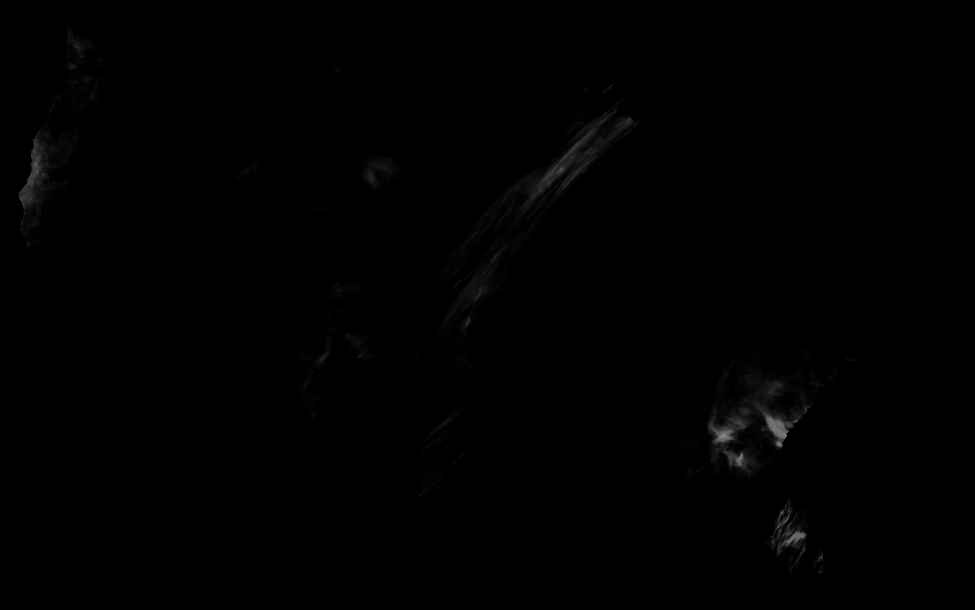
#> input picture rain/d00.webp, 1950 x 1220 px (shown at 1/2 size)
$ python -i build-tracks.py   (imports and definitions only)
#> lines starting #> are read from the running program, lines starting #| are printed output that depends on the picture
"""
Builds the hurricane history globe's data (Tropical Outlook -> History tab) from NOAA NCEI's
IBTrACS v04r01 (every tropical cyclone on record worldwide, 1842 to last week) and Natural
Earth's 1:50m land (world-atlas topojson). Run it whenever a season ends:

    curl -o /tmp/ib.csv https://www.ncei.noaa.gov/data/international-best-track-archive-for-climate-stewardship-ibtracs/v04r01/access/csv/ibtracs.ALL.list.v04r01.csv
    curl -o /tmp/land.json https://cdn.jsdelivr.net/npm/world-atlas@2.0.2/land-50m.json
    curl -o /tmp/relief.jpg "https://gibs.earthdata.nasa.gov/wms/epsg4326/best/wms.cgi?SERVICE=WMS&REQUEST=GetMap&VERSION=1.3.0&LAYERS=BlueMarble_ShadedRelief&STYLES=&CRS=EPSG:4326&BBOX=-90,-180,90,180&WIDTH=4096&HEIGHT=2048&FORMAT=image/jpeg"
    python3 scripts/build-tracks.py /tmp/ib.csv /tmp/land.json /tmp/relief.jpg

The daily data job (.github/workflows/data.yml) runs it with `--out DIR --btk` and no relief,
so a storm NOAA logs reaches the globe the next morning without a deploy: `--btk` also reads
NHC's working best tracks (ftp.nhc.noaa.gov/atcf/btk) and adds any Atlantic, East or Central
Pacific storm IBTrACS hasn't caught up with yet (or runs further than IBTrACS's copy).

Writes public/extras/tracks/{storms.json,points.bin.gz,radii.bin.gz,land.bin.gz} (gzipped here,
since a CDN won't compress binary files; the browser unpacks them with DecompressionStream):
  storms.json  one entry per storm (columns): name, season, basin, start and end (epoch
               hours), first point and point count, peak wind (kt), lowest pressure (hPa),
               ACE (x10), landfalls, track length (km)
  points.bin   every fix (3-hourly and the landfall records between): Int16 lat x100, Int16 lon x100, Uint16 hours since the
               storm began (each a step from the point before within its storm), Uint8 wind
               kt (255 = unknown); each as its own block
  radii.bin    the wind field at every fix, five Uint8 blocks of n: the 34 kt (tropical-storm
               force) radius to the NE, SE, SW and NW, then the largest 64 kt (hurricane force)
               radius, each in 5 nautical mile steps, 0 where no agency measured it (agencies
               measure them since about 2004; the globe estimates the rest from strength)
  land.bin     Uint32 ring count, Uint32 ring lengths, then Int16 lon x100 / lat x100 pairs
  relief.webp  NASA Blue Marble shaded relief (public domain) as grayscale, contrast-stretched
               over land, which shades the land in the globe's own colors (needs Pillow)
Spur tracks (splits and merges IBTrACS keeps beside the main track) are left out.
"""

import csv
import gzip
import json
import math
import os
import struct
import sys
import urllib.request
from datetime import datetime, timezone

BASINS = ["NA", "EP", "WP", "NI", "SI", "SP", "SA"]
OUT = os.path.join(os.path.dirname(__file__), "..", "public", "extras", "tracks")


# [46 lines left out: functions num, km, tracks, not called in this run]


# Agencies that measure the wind field, first choice first: the 34 kt radius by quadrant
# (NE, SE, SW, NW) and the 64 kt radius, in nautical miles.
R34 = [
    ["USA_R34_NE", "USA_R34_SE", "USA_R34_SW", "USA_R34_NW"],
    ["REUNION_R34_NE", "REUNION_R34_SE", "REUNION_R34_SW", "REUNION_R34_NW"],
    ["BOM_R34_NE", "BOM_R34_SE", "BOM_R34_SW", "BOM_R34_NW"],
]
R64 = [
    ["USA_R64_NE", "USA_R64_SE", "USA_R64_SW", "USA_R64_NW"],
    ["REUNION_R64_NE", "REUNION_R64_SE", "REUNION_R64_SW", "REUNION_R64_NW"],
    ["BOM_R64_NE", "BOM_R64_SE", "BOM_R64_SW", "BOM_R64_NW"],
]


# [22 lines left out: function wind_field, not called in this run]


def pack_nm(v):
    return max(0, min(255, round((v or 0) / 5)))


# [130 lines left out: functions btk_storms, re_findall, over_land, land_rings, not called in this run]


def relief(path, out=OUT):
    """NASA's Blue Marble shaded relief as one grayscale layer, land stretched to full contrast."""
#> called with path = '../rain/d00.webp', out = 'scripts/../public/extras/tracks'
    from PIL import Image, ImageOps

    im = Image.open(path).convert("L")
    if im.size != (4096, 2048):
        im = im.resize((4096, 2048), Image.LANCZOS)
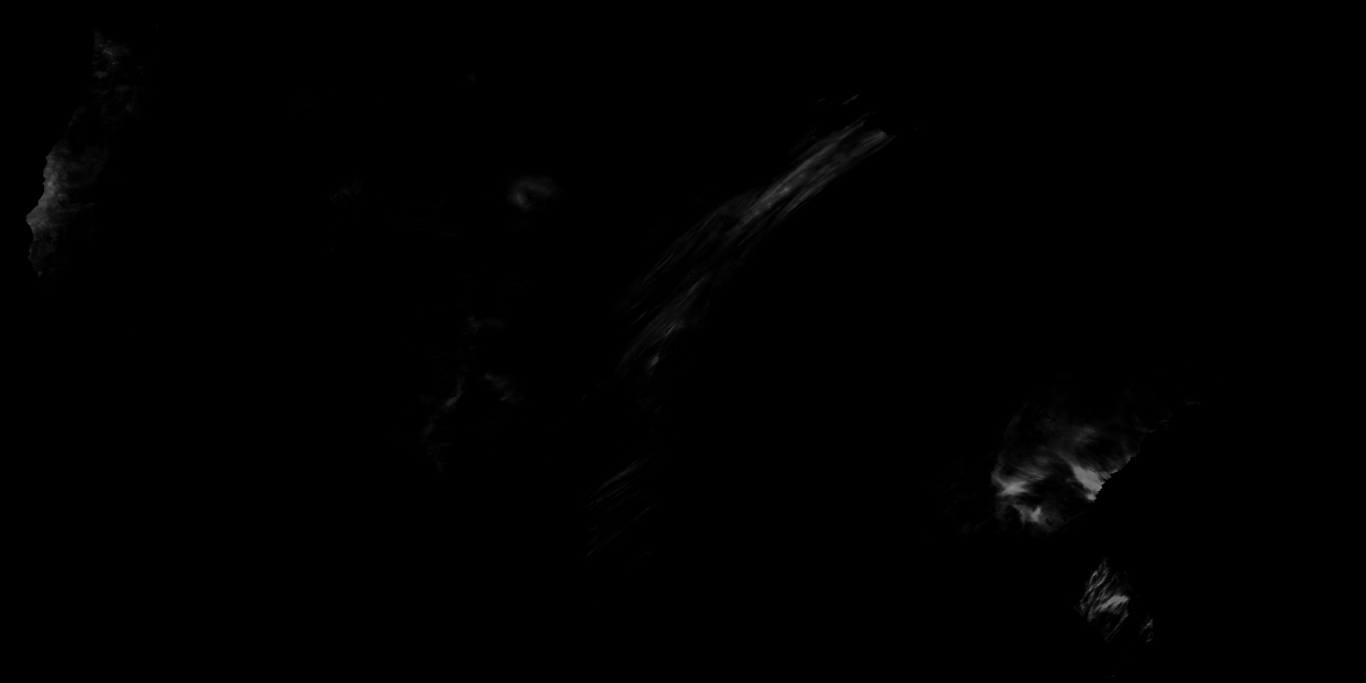
#> im: PIL image 4096x2048 L (shown at 1/3 size); min 0, max 153, mean 0.8
    # Land shading spans the middle of the range; the near-black ocean is masked at runtime.
    im = ImageOps.autocontrast(im, cutoff=(2, 1))
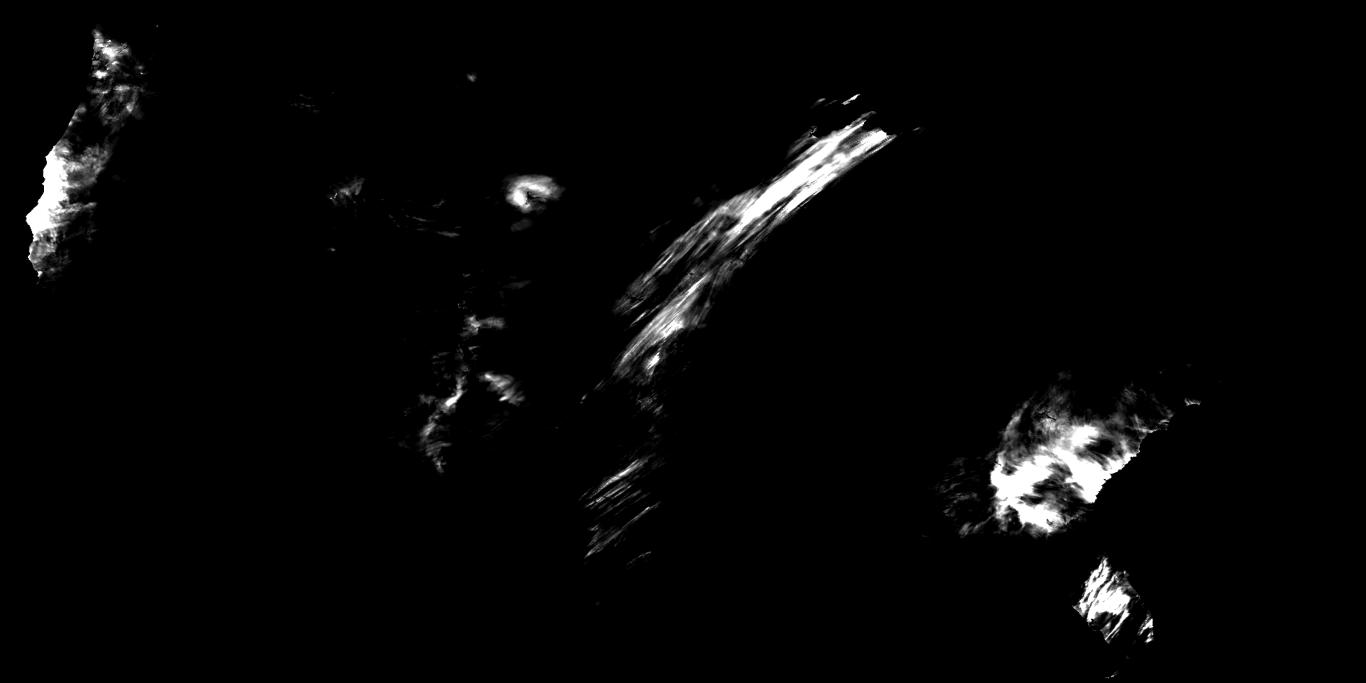
#> im: PIL image 4096x2048 L (shown at 1/3 size); min 0, max 255, mean 6.5
    # Ice sheets would glare white over Greenland and Antarctica: cap the brightest.
    im = im.point(lambda v: min(v, 185))
    im.save(os.path.join(out, "relief.webp"), "WEBP", quality=72, method=6)


# [110 lines left out: functions merge_btk, main, not called in this run]


# [7 lines not run here, left out]

>>> result = relief('../rain/d00.webp')

$ run again, on rain/d02.webp
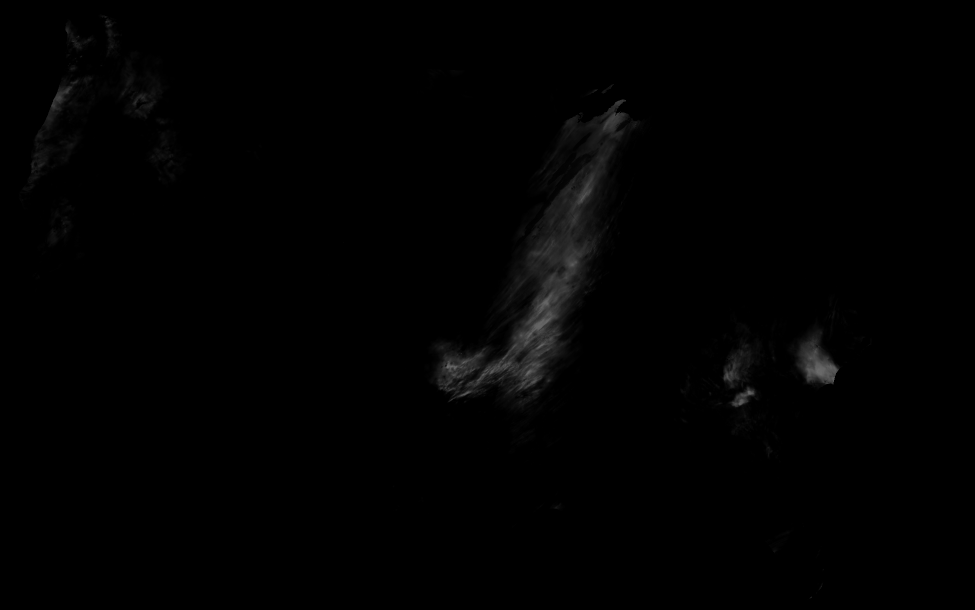
#> input picture rain/d02.webp, 1950 x 1220 px (shown at 1/2 size)
#> in relief, `im = im.resize((4096, 2048), Image.LANCZOS)`:
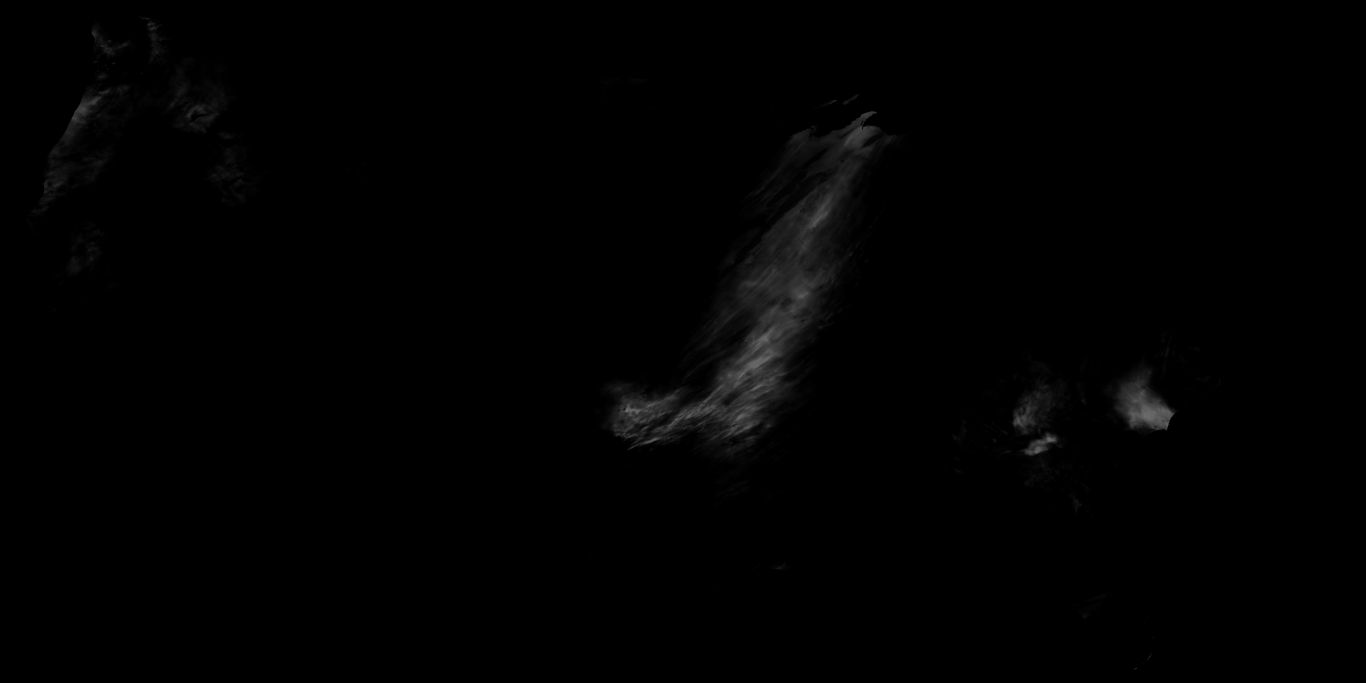
#> im: PIL image 4096x2048 L (shown at 1/3 size); min 0, max 111, mean 1.6
#> in relief, `im = ImageOps.autocontrast(im, cutoff=(2, 1))`:
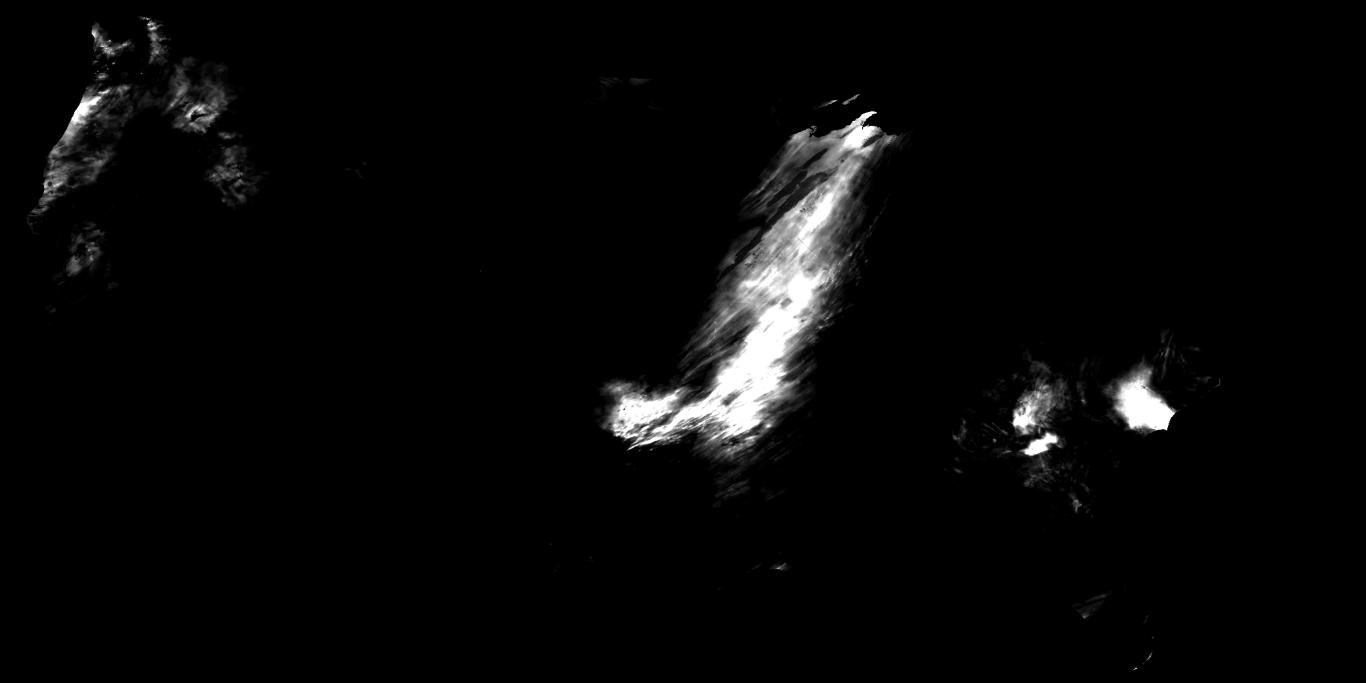
#> im: PIL image 4096x2048 L (shown at 1/3 size); min 0, max 255, mean 7.9

$ run again, on rain/d04.webp
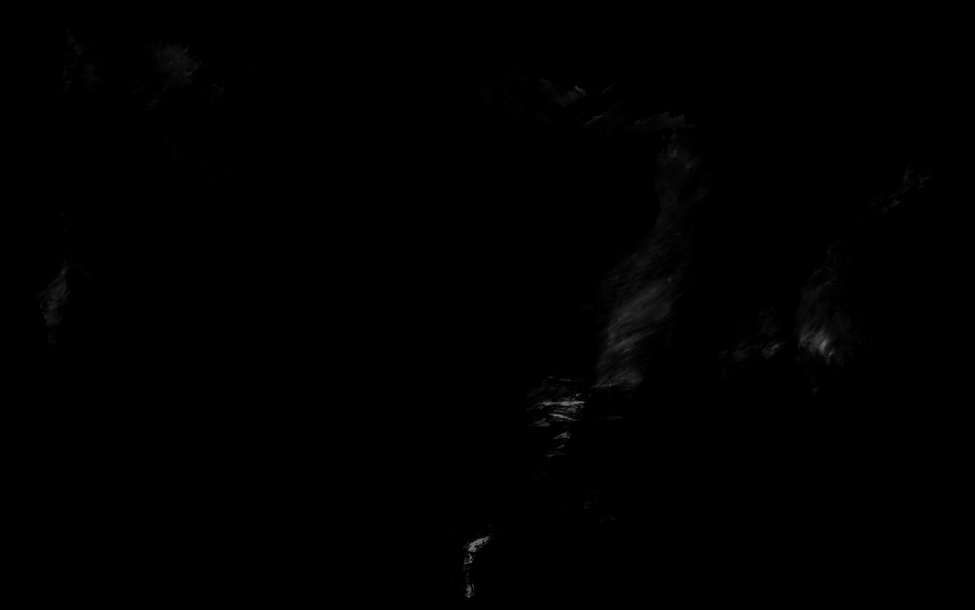
#> input picture rain/d04.webp, 1950 x 1220 px (shown at 1/2 size)
#> in relief, `im = im.resize((4096, 2048), Image.LANCZOS)`:
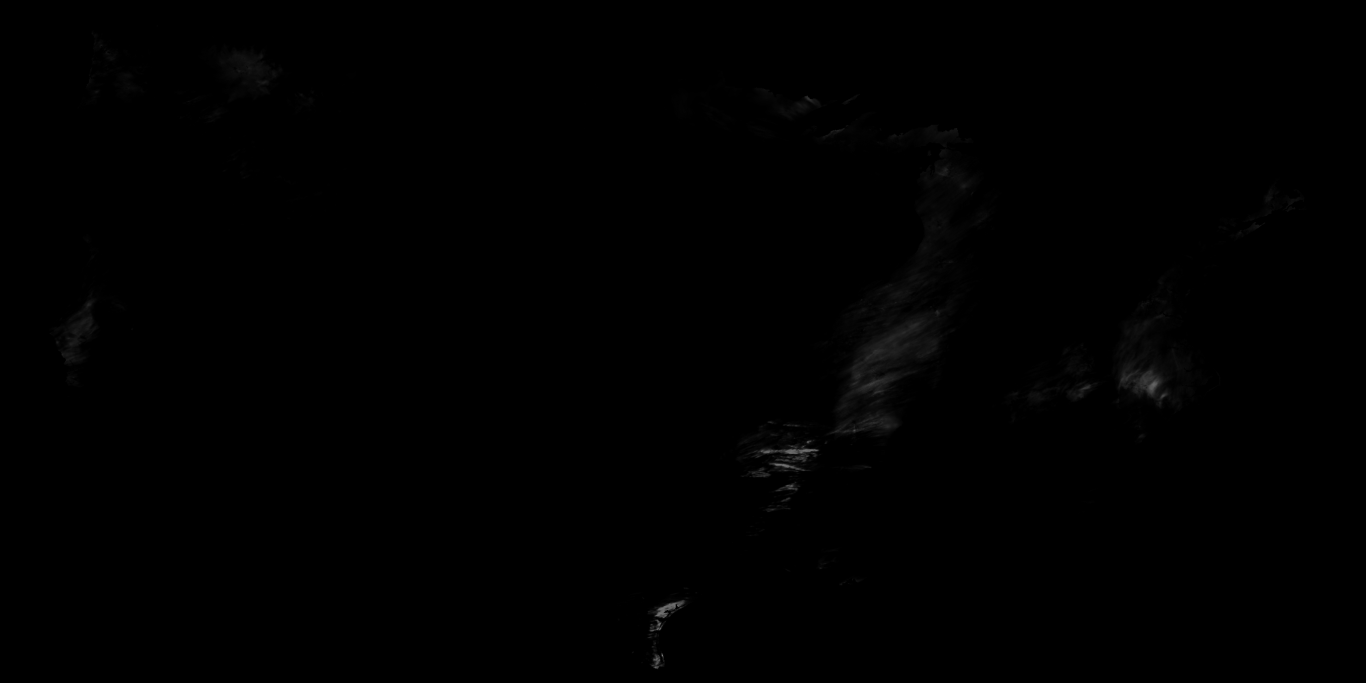
#> im: PIL image 4096x2048 L (shown at 1/3 size); min 0, max 150, mean 0.6
#> in relief, `im = ImageOps.autocontrast(im, cutoff=(2, 1))`:
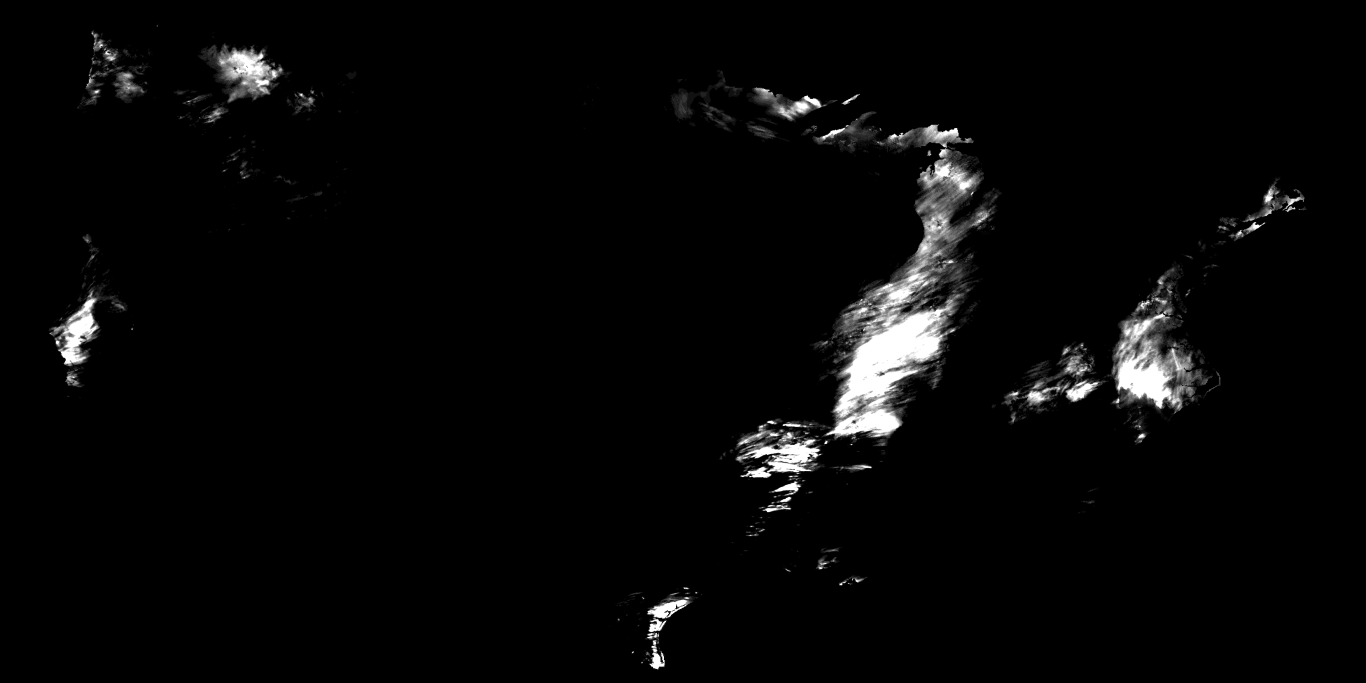
#> im: PIL image 4096x2048 L (shown at 1/3 size); min 0, max 255, mean 7.2
